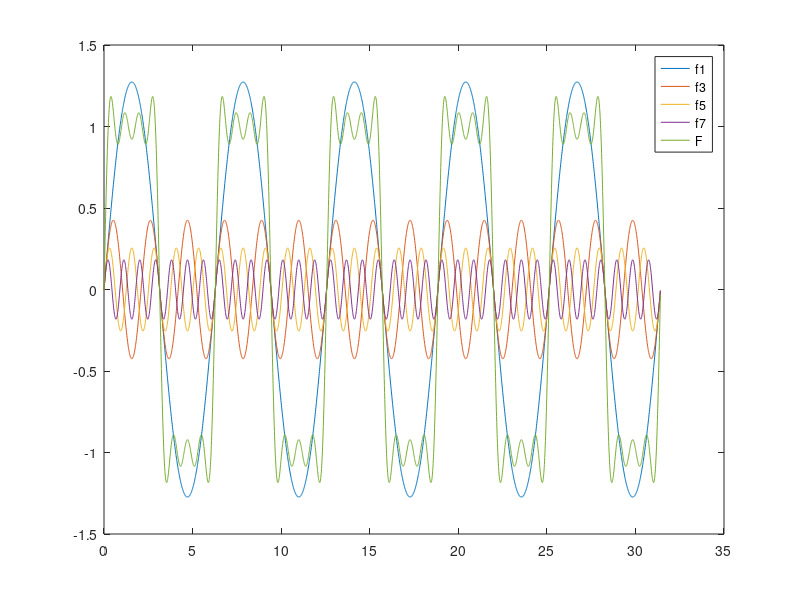
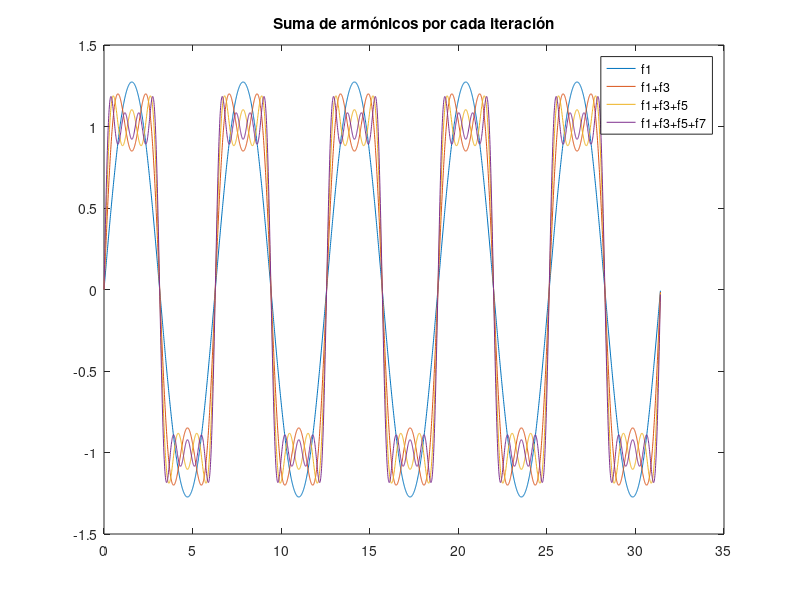
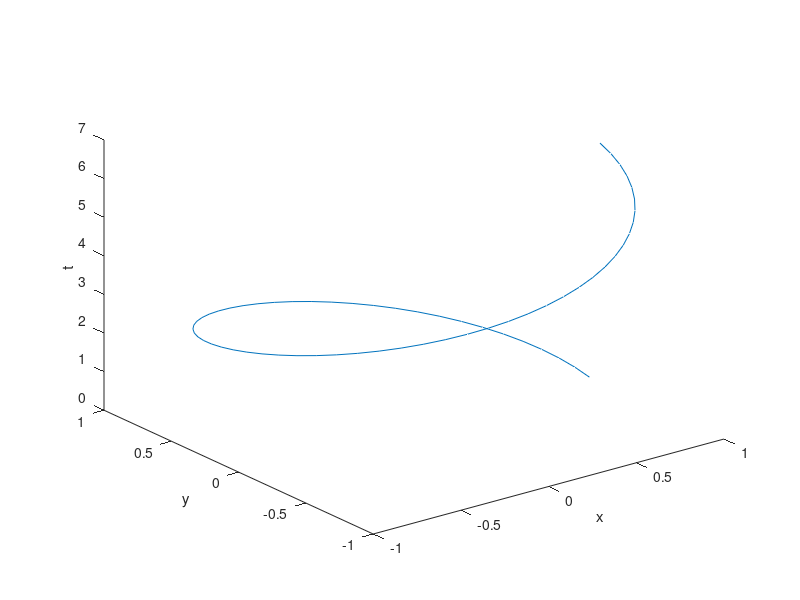
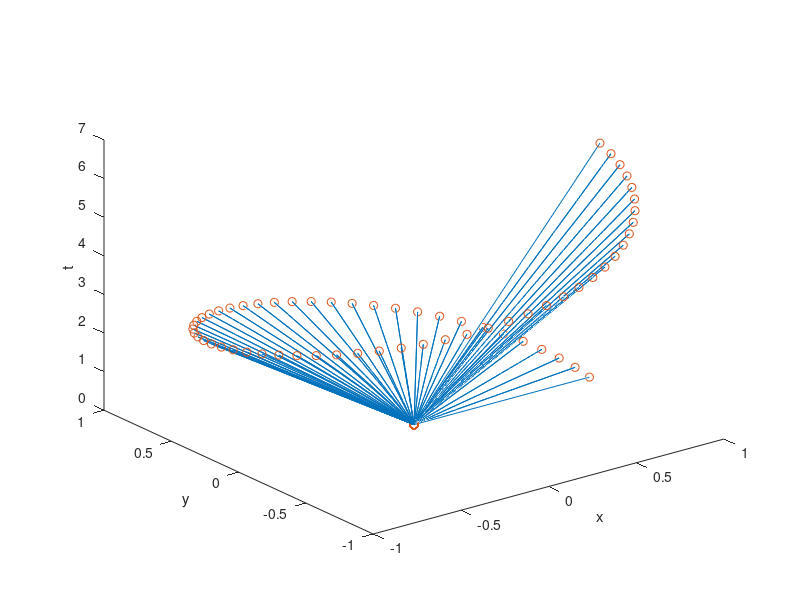

Write the MATLAB code that produced these figures, in order.
clc, clear, close all
%% Armónicos de una señal cuadrada
t=0:0.01:5*2*pi;
f1=(4/pi)*sin(t);
f3=(4/(3*pi))*sin(3*t);
f5=(4/(5*pi))*sin(5*t);
f7=(4/(7*pi))*sin(7*t);
figure,plot(t, f1)
hold on
plot(t, f3)
plot(t, f5)
plot(t, f7)
F=f1+f3+f5+f7; %Suma de los armónicos
plot(t,F)
legend('f1','f3','f5','f7','F')
figure,plot(t,f1)
hold on
plot(t,f1+f3)
plot(t,f1+f3+f5)
plot(t,F)
title('Suma de armónicos por cada iteración')
%Se observa como cada vez se aproxima más a la función cuadrada original
legend('f1','f1+f3','f1+f3+f5','f1+f3+f5+f7')
%% Programa para graficar 100 armónicos
N=100;
for (n=1:N)
    f(n,:)=(2*(1-cos(n*pi))/(n*pi))*sin(n*t);
end
F2=sum(f);
figure, plot(t,F2)
title('100 armónicos')
%% Programa Fasores
t=0:0.1:2*pi;
x=cos(t);
y=sin(t);
plot3(x,y,t)
xlabel('x')
ylabel('y')
zlabel('t')
figure
plot3(x,y,t,'o')
xlabel('x')
ylabel('y')
zlabel('t')
for k=1:63
    T(2*k-1)=t(k);
    Y(2*k-1)=y(k);
    X(2*k-1)=x(k);
end
plot3(X,Y,T)
hold on
plot3(X,Y,T,'o')
xlabel('x')
ylabel('y')
zlabel('t')
z=[0:0.05:5];
figure
plot3(cos(2*pi*z), sin(2*pi*z),z)